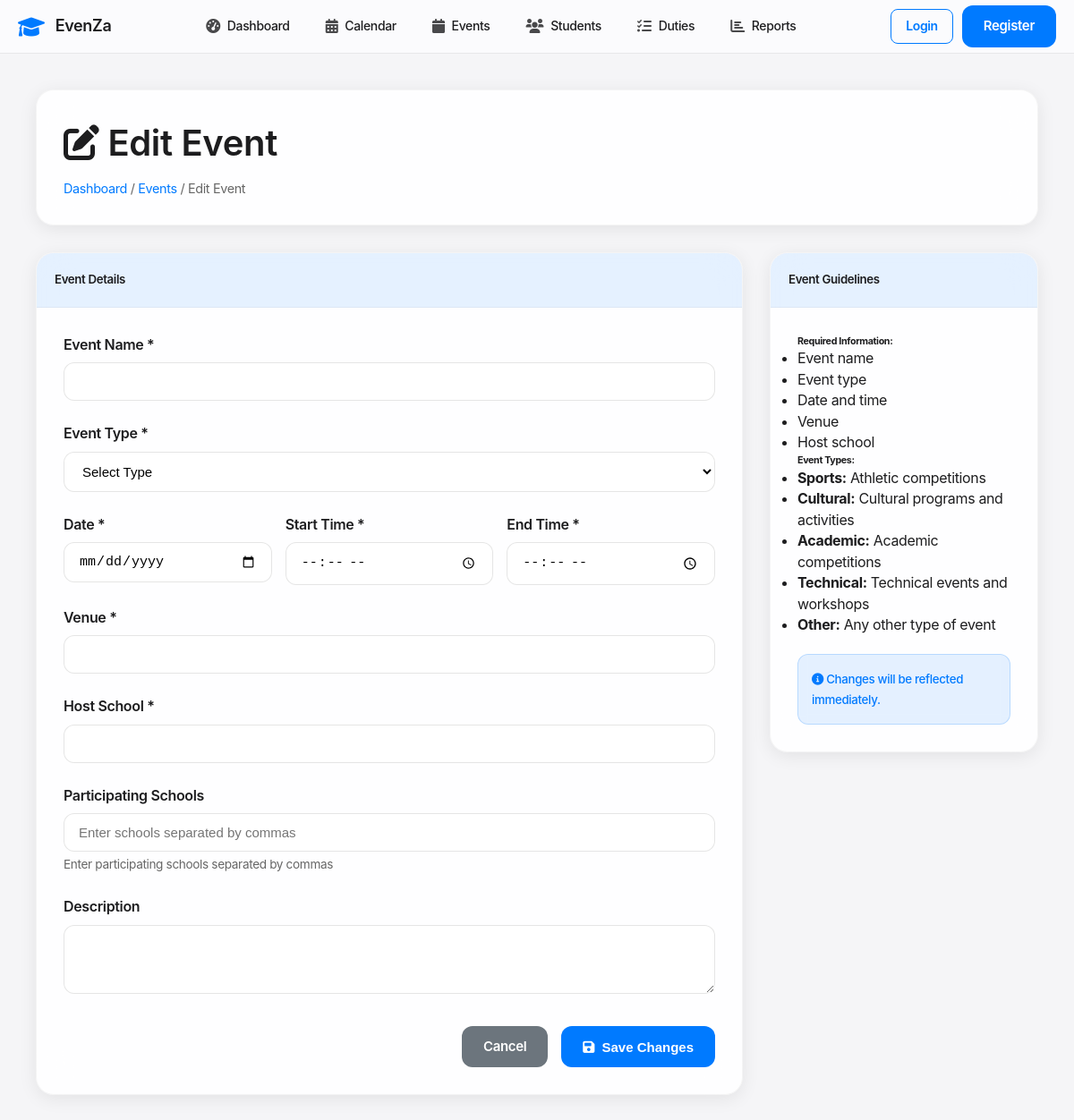
/events/2/edit, run on an earlier commit of the app's database.
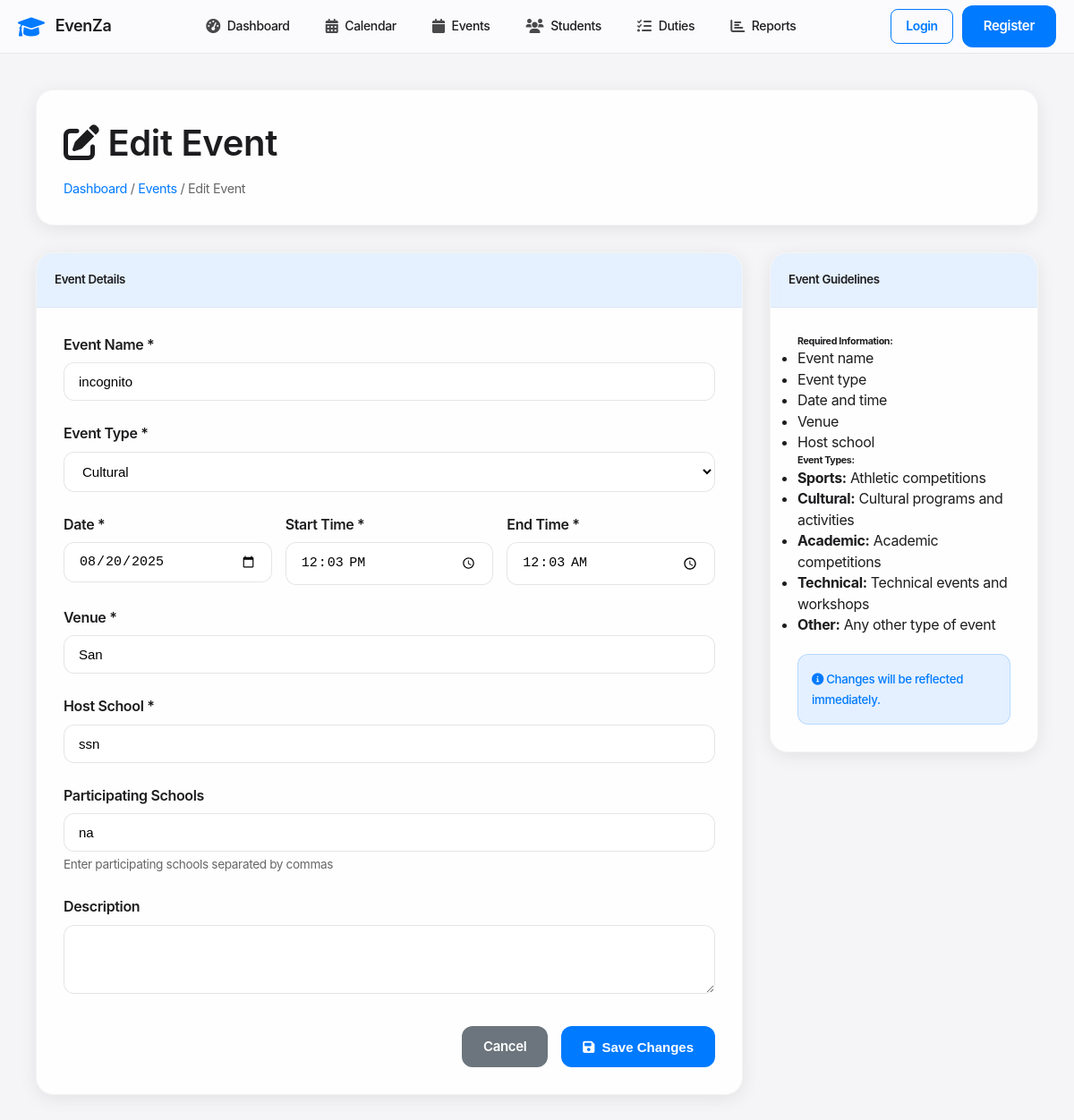
And on a later commit of the database.
### tables this page shows
CREATE TABLE events (
            id INTEGER PRIMARY KEY AUTOINCREMENT,
            name TEXT NOT NULL,
            type TEXT NOT NULL,
            event_date DATE NOT NULL,
            start_time TIME NOT NULL,
            end_time TIME NOT NULL,
            venue TEXT NOT NULL,
            description TEXT,
            host_school TEXT NOT NULL,
            participating_schools TEXT,
            status TEXT DEFAULT 'upcoming',
            created_at TIMESTAMP DEFAULT CURRENT_TIMESTAMP
        );

### app.py (the view, shortened to what this page needs)
@app.route('/events/<int:id>/edit', methods=['GET', 'POST'])
def edit_event(id):
    conn = get_db_connection()
    event = conn.execute('SELECT * FROM events WHERE id = ?', (id,)).fetchone()
    conn.close()
    return render_template('edit_event.html', event=event)

### app.py (called while the page is built)
def get_db_connection():
    conn = sqlite3.connect('events.db')
    conn.row_factory = sqlite3.Row
    return conn

### templates/edit_event.html (shortened to what the changed rows need)
{% extends "base.html" %}
{% block content %}
<div class="edit-event-container">
    <div class="page-header">
        <h1><i class="fas fa-edit"></i> Edit Event</h1>
    </div>
    <div class="edit-event-grid">
        <div class="edit-event-main">
            <div class="form-card">
                <div class="form-card-body">
                    <form method="POST">
                        <div class="form-field">
                            <label for="name">Event Name *</label>
                            <input type="text" id="name" name="name" value="{{ event.name }}" required>
                        </div>
                        <div class="form-field">
                            <label for="type">Event Type *</label>
                            <select id="type" name="type" required>
                                <option value="">Select Type</option>
                                <option value="cultural" {% if event.type == 'cultural' %}selected{% endif %}>Cultural</option>
                            </select>
                        </div>
                        <div class="form-row">
                            <div class="form-field">
                                <label for="event_date">Date *</label>
                                <input type="date" id="event_date" name="event_date" value="{{ event.event_date }}" required>
                            </div>
                            <div class="form-field">
                                <label for="start_time">Start Time *</label>
                                <input type="time" id="start_time" name="start_time" value="{{ event.start_time }}" required>
                            </div>
                            <div class="form-field">
                                <label for="end_time">End Time *</label>
                                <input type="time" id="end_time" name="end_time" value="{{ event.end_time }}" required>
                            </div>
                        </div>
                        <div class="form-field">
                            <label for="venue">Venue *</label>
                            <input type="text" id="venue" name="venue" value="{{ event.venue }}" required>
                        </div>
                        <div class="form-field">
                            <label for="host_school">Host School *</label>
                            <input type="text" id="host_school" name="host_school" value="{{ event.host_school }}" required>
                        </div>
                        <div class="form-field">
                            <label for="participating_schools">Participating Schools</label>
                            <input type="text" id="participating_schools" name="participating_schools"
                                   value="{{ event.participating_schools }}" placeholder="Enter schools separated by commas">
                            <small class="form-help">Enter participating schools separated by commas</small>
                        </div>
                    </form>
                </div>
            </div>
        </div>
    </div>
</div>
{% endblock %}

What changed in the data, as far as the page shows it:
added events: name "incognito", type "Cultural", event_date "08/20/2025", start_time "12:03", end_time "00:03", venue "San", host_school "ssn", participating_schools "na"
Also different on the page:
form field type: "Select Type" → (not shown)
